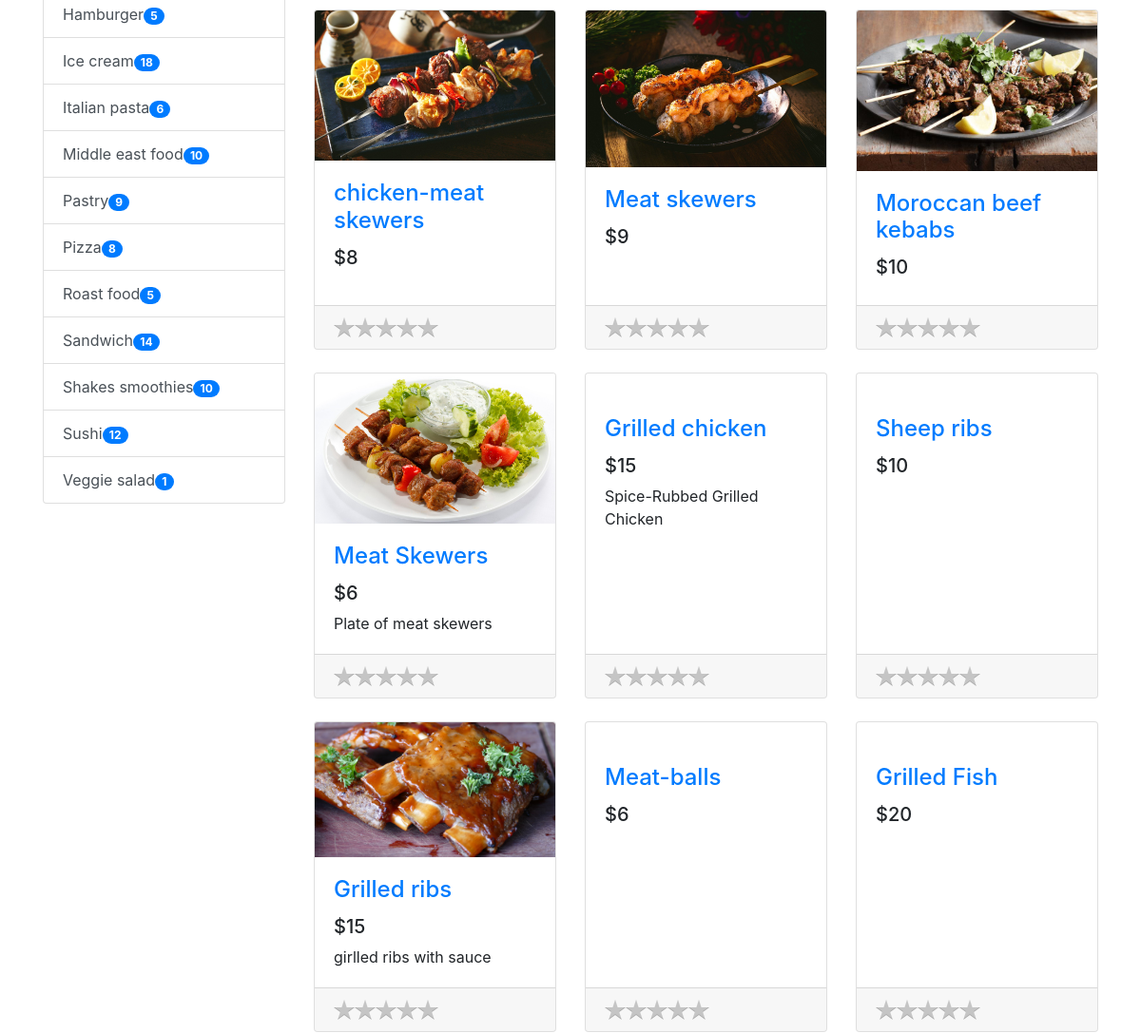
Before: /categories/bbq (middle part) with the older database file.
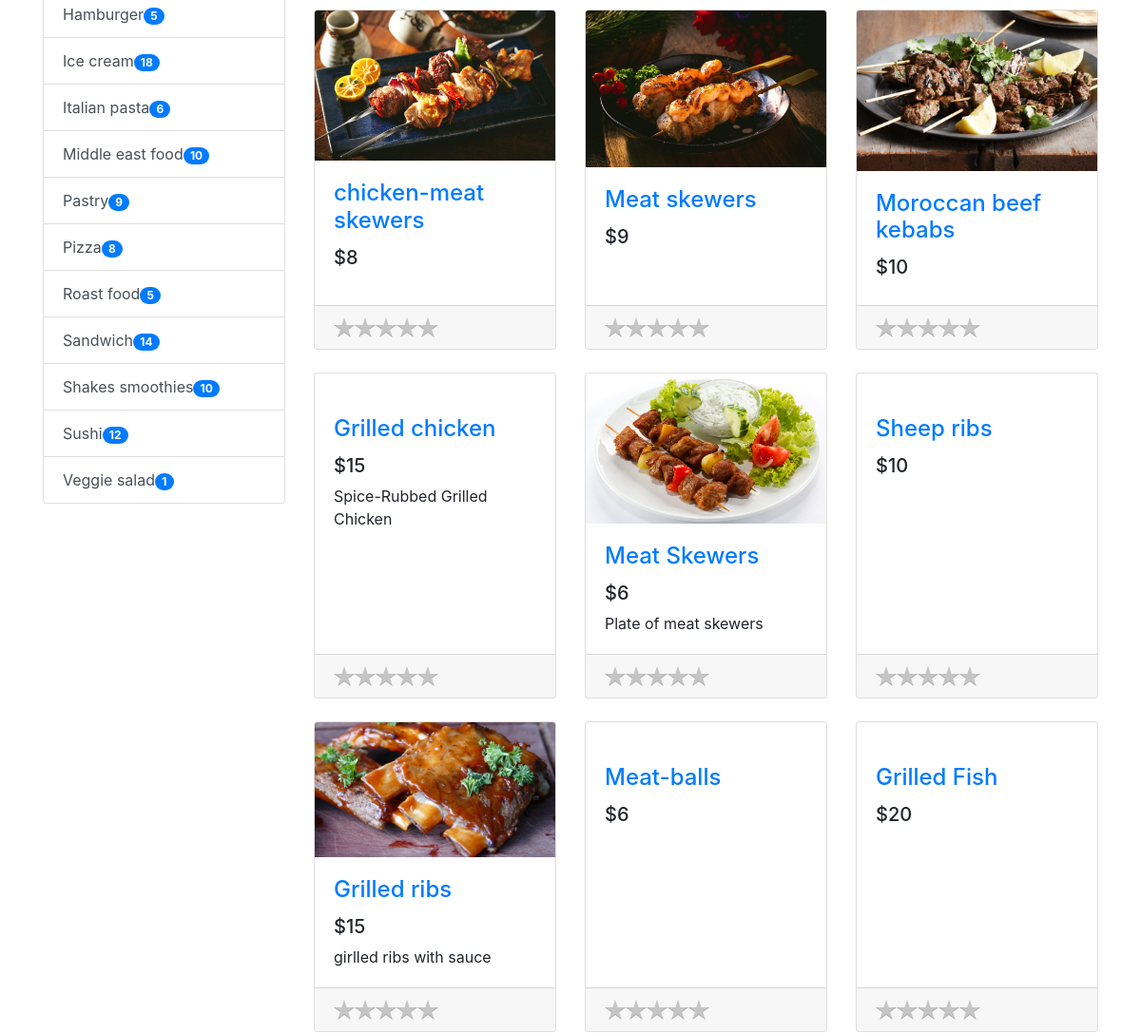
After: the same page with the newer database file.
### tables this page shows
CREATE TABLE PRODUCT (ID VARCHAR, NAME VARCHAR, PRICE INTEGER, DESCRIPTION TEXT, IMAGE TEXT, TAGS TEXT, SCORE REAL);

### app.py (the view)
@app.route("/categories/<category>")
def categories(category):
    products = get_products_by_tag(category)
    tags = get_product_tags()
    if session.get("user_id"):
        user_id = session.get("user_id")
        ratings = [ get_rating_by_both(user_id, p.id) for p in products ]
    else:
        ratings = [None] * len(products)
    return render_template("index.html",
                            products=products,
                            ratings=ratings,
                            tags=tags,
                            category=category,
                            chosen_products=products[:5],
                            os=os,
                            zip=zip,
                            len=len,
                            range=range,
                            enumerate=enumerate,
                            remove_starting_digits=remove_starting_digits)

### common/database.py (called while the page is built)
    @classmethod
    def get_all_products(cls, formalize=True):
        cursor = cls.DATABASE.execute("SELECT * FROM PRODUCT ORDER BY SCORE DESC")
        returned_data = cursor.fetchall()
        if not returned_data:
            return None
        if not formalize:
            return returned_data
        data = []
        for item in returned_data:
            d = {}
            for i, field in enumerate(cls.PRODUCT_FIELDS):
                d[field.lower()] = item[i]
            data.append(d)
        return data

    @classmethod
    def get_products_by_tag(cls, tag):
        cursor = cls.DATABASE.execute("SELECT * FROM PRODUCT WHERE TAGS LIKE ? ORDER BY SCORE DESC", (f"%{tag}%",))
        returned_data = cursor.fetchall()
        if not returned_data:
            return None
        data = []
        for item in returned_data:
            d = {}
            for i, field in enumerate(cls.PRODUCT_FIELDS):
                d[field.lower()] = item[i]
            data.append(d)
        return data

    @classmethod
    def get_product_tags(cls):
        data = cls.get_all_products()
        return sorted({ d['tags'] for d in data })

### common/utils.py (called while the page is built)
def remove_starting_digits(string):
    return string.lstrip(digits)

### models/products/product.py (called while the page is built)
def get_product_tags():
    data = {}
    tags = Database.get_product_tags()
    for tag in tags:
        count = len(Database.get_products_by_tag(tag))
        data[tag] = count
    return data

def get_products_by_tag(tag):
    products = Database.get_products_by_tag(tag)
    if products:
        return [ Product(**product) for product in products ]
    else:
        return []

### templates/index.html (shortened to what this page needs)
{% extends "base.html" %}
{% block content %}
<div class="container">
    <div class="row">
        <div class="col-lg-3">
            <div class="list-group" id="list-tab" role="tablist">
                {% for tag, count in tags.items() %}
                {% if category == tag %}
                <a class="list-group-item list-group-item-action active" href="{{url_for('categories', category=tag)}}"
                    aria-controls="home">{{tag.replace("_", " ").capitalize()}}<span class="badge badge-secondary badge-pill">  {{count}}</span></a>
                {% else %}
                <a class="list-group-item list-group-item-action" href="{{url_for('categories', category=tag)}}"
                    aria-controls="home">{{tag.replace("_", " ").capitalize()}}<span class="badge badge-primary badge-pill">  {{count}}</span></a>
                {% endif %}
                {% endfor %}
            </div>
        </div>
        <div class="col-lg-9">
                <div class="row">
                    {% for product in products %}
                    <div class="col-lg-4 col-md-6 mb-4">
                        <div class="card h-100">
                            <a href="{{url_for('product.product', product_id=product.id)}}"><img class="card-img-top"
                                    src="{{url_for('static', filename='img/products/{}'.format(os.path.basename(product.image)))}}"
                                    alt=""></a>
                            <div class="card-body">
                                <h4 class="card-title">
                                    <a href="{{url_for('product.product', product_id=product.id)}}">{{product.name}}</a>
                                </h4>
                                <h5>${{product.price}}</h5>
                                <p class="card-text">{{product.description}}</p>
                            </div>
                            <div class="card-footer">
                                <div class="text-align"><span class="product_star_rating" id="{{remove_starting_digits(product.id)}}"></span></div>
                            </div>
                        </div>
                    </div>
                    {% else %}
                    <br>
                    <br>
                    <h4>No products available.</h4>
                    {% endfor %}
                </div>
            </div>
        </div>
    </div>
    {% endblock content %}

### templates/base.html (shortened to what this page needs)
<!doctype html>
<html>
<head>
    <link rel="stylesheet" href="{{url_for('static', filename='css/shop-homepage.css')}}">
    <link rel="stylesheet" href="{{url_for('static', filename='css/bootstrap.min.css')}}">
</head>
<body>
    {% block content %}
    {% endblock content %}
</body>
</html>

### static/css/shop-homepage.css (style rules this page uses)
body { padding-top: 56px; }

Changed rows visible on the page:
changed PRODUCT "Grilled chicken": moves up the list
